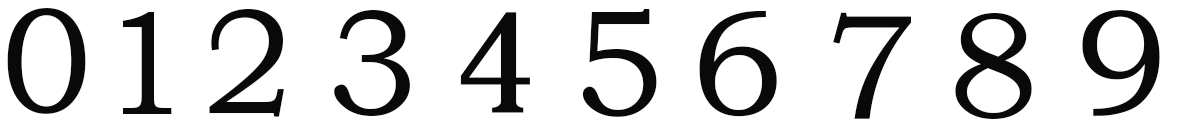
#> input picture 1999/img/number1.png, 1178 x 126 px
$ python 1999V1_activity.py
#> lines starting #> are read from the running program, lines starting #| are printed output that depends on the picture; after the words box and inside, x2 and y2 are one past the last pixel; in counts of white or black regions, pixels touching at a corner belong together
### 1999/myutils.py
import cv2
def sort_contours(cnts, method="left-to-right"):
    reverse = False
    i = 0
    if method == "right-to-left" or method == "bottom-to-top":
        reverse = True
    if method == "top-to-bottom" or method == "bottom-to-top":
        i = 1
    boundingBoxes = [cv2.boundingRect(c) for c in cnts]  # 用一个最小的矩形，把找到的形状包起来x,y,h,w
    (cnts, boundingBoxes) = zip(*sorted(zip(cnts, boundingBoxes),
                                        key=lambda b: b[1][i], reverse=reverse))
    return cnts, boundingBoxes  # 轮廓和boundingBoxess
# [13 lines left out: function resize, not called in this run]

### 1999/1999V1_activity.py
import cv2 as cv
import numpy as np
import matplotlib
import myutils

# 图片展示
def cv_show(name, img):
    cv.imshow(name, img)
    cv.waitKey(0)
    cv.destroyAllWindows()

# 读入模板图
n = 'text'
img = cv.imread('./img/number1.png')
#> img is the input picture: shape (126, 1178, 3); mean B, G, R 212, 212.2, 212

# 模板预处理
# 转化为灰度图
ref = cv.cvtColor(img, cv.COLOR_BGR2GRAY)

# 将数字部分转化为白色，背景为黑色
ref = cv.threshold(ref, 10, 255, cv.THRESH_BINARY_INV)[1]
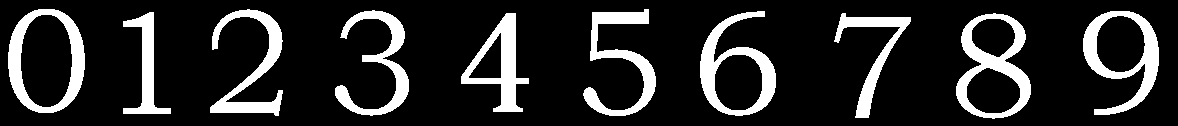
#> ref: shape (126, 1178); 16% white; 10 white regions

# 轮廓检测
refCnts, hierarchy = cv.findContours(ref.copy(), cv.RETR_EXTERNAL, cv.CHAIN_APPROX_NONE)
#> refCnts = 10 contours; largest, box (x1, y1, x2, y2) and area: (8, 9, 85, 113) 6392, (956, 13, 1031, 119) 5728, (1083, 11, 1159, 115) 4652, (700, 11, 776, 116) 4642, (461, 13, 529, 112) 2886
cv.drawContours(img, refCnts, -1, (0, 0, 255), 2)  # 第一个参数为目标图像
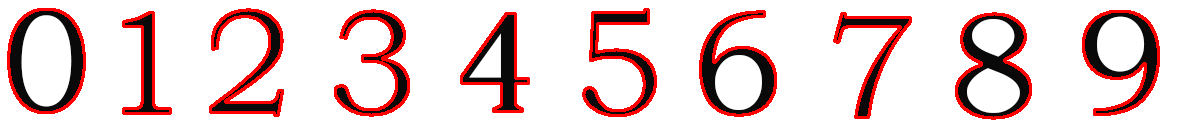
#> img: shape (126, 1178, 3); 9.12% of pixels changed, all inside (x1, y1, x2, y2) = (7, 8, 1160, 120)

# 轮廓排序
refCnts = myutils.sort_contours(refCnts)[0]
#> in sort_contours, `boundingBoxes = [cv2.boundingRect(c) for c in cnts]`: boundingBoxes = [(956, 13, 75, 106), (834, 13, 77, 105), (461, 13, 68, 99), (123, 12, 48, 102), (1083, 11, 76, 104), (700, 11, 76, 105), (335, 10, 74, 106), (583, 9, 73, 107), (210, 9, 73, 107), (8, 9, 77, 104)]
#> in sort_contours, `(cnts, boundingBoxes) = zip(*sorted(zip(cnts, boundingBoxes), key=lamb..`: cnts has the same summary as refCnts outside sort_contours; boundingBoxes = ((8, 9, 77, 104), (123, 12, 48, 102), (210, 9, 73, 107), (335, 10, 74, 106), (461, 13, 68, 99), (583, 9, 73, 107), (700, 11, 76, 105), (834, 13, 77, 105), (956, 13, 75, 106), (1083, 11, 76, 104))
digits = {}

# 单个轮廓提取到字典中
for (i, c) in enumerate(refCnts):
    (x, y, w, h) = cv.boundingRect(c)
    roi = ref[y:y + h, x:x + w]  # 在模板中复制出轮廓
    roi = cv.resize(roi, (57, 88))  # 改成相同大小的轮廓
    digits[i] = roi  # 此时字典键对应的轮廓即为对应数字。如键‘1’对应轮廓‘1’
#> this loop made 10 passes
#> pass 1, `roi = ref[y:y + h, x:x + w]`:
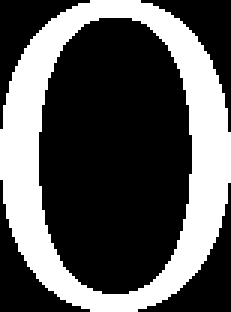
#> roi: shape (104, 77) (shown 3 times larger); 33.8% white; 1 white region, box (x1, y1, x2, y2) and area: (0, 0, 77, 104) 2709
#> after the loop, digits = 10 items


# 图像预处理，提取数字部分
# 初始化卷积核
rectKernel = cv.getStructuringElement(cv.MORPH_RECT, (9, 3))
sqKernel = cv.getStructuringElement(cv.MORPH_RECT, (5, 5))

# 待分析图片读入,预处理
activity = cv.imread('./img/test.png')
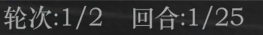
#> input picture 1999/img/test.png, 263 x 35 px
#> activity is the input picture: shape (35, 263, 3); mean B, G, R 50.5, 50.5, 50.3
gray = cv.cvtColor(activity, cv.COLOR_BGR2GRAY)

tophat = cv.morphologyEx(gray, cv.MORPH_TOPHAT, rectKernel)
cv_show('tophat', tophat)
# x方向的Sobel算子
gradX = cv.Sobel(tophat, cv.CV_32F, 1, 0, ksize=3)

gradX = np.absolute(gradX)  # absolute: 计算绝对值
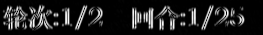
#> gradX: shape (35, 263) float32; min 0, max 558, mean 69; drawn with min black and max white
min_Val, max_val = np.min(gradX), np.max(gradX)
#> min_Val = 0; max_val = 558
gradX = (255 * (gradX - min_Val) / (max_val - min_Val))
gradX = gradX.astype("uint8")

# 通过闭操作（先膨胀，再腐蚀）将数字连在一起.  将本是4个数字的4个框膨胀成1个框,就腐蚀不掉了
gradX = cv.morphologyEx(gradX, cv.MORPH_CLOSE, rectKernel)
# cv_show('close1', gradX)

# 二值化
thresh = cv.threshold(gradX, 0, 255, cv.THRESH_BINARY | cv.THRESH_OTSU)[1]
#> thresh: shape (35, 263); 30.9% white; 3 white regions (1 under 20 px), largest, box (x1, y1, x2, y2) and area: (0, 5, 103, 30) 1442, (132, 6, 244, 30) 1404

# 闭操作,填补空洞
thresh = cv.morphologyEx(thresh, cv.MORPH_CLOSE, sqKernel)
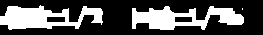
#> thresh: shape (35, 263); 32.6% white; 3 white regions (1 under 20 px)
# cv_show('close2', thresh)

threshCnts = cv.findContours(thresh.copy(), cv.RETR_EXTERNAL, cv.CHAIN_APPROX_SIMPLE)[0]
#> threshCnts = 3 contours, 1 with area under 20; largest, box (x1, y1, x2, y2) and area: (0, 5, 103, 30) 1436, (132, 6, 244, 30) 1436
card_copy = activity.copy()
cv.drawContours(card_copy, threshCnts, -1, (0, 0, 255), 2)
# cv_show('Input_Contours', card_copy)

locs = []  # 存符合条件的轮廓
for i, c in enumerate(threshCnts):
    # 计算矩形
    x, y, w, h = cv.boundingRect(c)

    ar = w / float(h)
    # 选择合适的区域，根据实际任务来，这里的基本都是四个数字一组
    if 2.5 < ar < 4.0:
        if (40 < w < 55) and (10 < h < 20):
            # 符合的留下来
            locs.append((x, y, w, h))
#> this loop made 3 passes
#> (x, y, w, h, ar) on passes 2 to 3: (132, 6, 112, 24, 4.67), (0, 5, 103, 25, 4.12)
#> (c, x, y, w, h, ar) on pass 1: ([[242, 8], [242, 9]], 242, 8, 1, 2, 0.5)
#> after the loop, locs = []


# 轮廓匹配
# 将符合的轮廓从左到右排序
locs = sorted(locs, key=lambda x: x[0])

output = []  # 存正确的数字
for (i, (gx, gy, gw, gh)) in enumerate(locs):  # 遍历每一组大轮廓(包含4个数字)
    groupOutput = []

    # 根据坐标提取每一个组(4个值)
    group = gray[gy - 5:gy + gh + 5, gx - 5:gx + gw + 5]  # 往外扩一点
    # cv_show('group_' + str(i), group)
    # 预处理
    group = cv.threshold(group, 0, 255, cv.THRESH_BINARY | cv.THRESH_OTSU)[1]  # 二值化的group
    # cv_show('group_'+str(i),group)
    # 计算每一组的轮廓 这样就分成4个小轮廓了
    digitCnts = cv.findContours(group.copy(), cv.RETR_EXTERNAL, cv.CHAIN_APPROX_SIMPLE)[0]
    # 排序
    digitCnts = myutils.sort_contours(digitCnts, method="left-to-right")[0]

# 计算并匹配每一组中的每一个数值
    for c in digitCnts:  # c表示每个小轮廓的终点坐标
        z = 0
        # 找到当前数值的轮廓,resize成合适的的大小
        (x, y, w, h) = cv.boundingRect(c)  # 外接矩形
        roi = group[y:y + h, x:x + w]  # 在原图中取出小轮廓覆盖区域,即数字
        roi = cv.resize(roi, (57, 88))
        # cv_show("roi_"+str(z),roi)

        # 计算匹配得分: 0得分多少,1得分多少...
        scores = []  # 单次循环中,scores存的是一个数值 匹配 10个模板数值的最大得分

        # 在模板中计算每一个得分
        # digits的digit正好是数值0,1,...,9;digitROI是每个数值的特征表示
        for (digit, digitROI) in digits.items():
            # 进行模板匹配, res是结果矩阵
            res = cv.matchTemplate(roi, digitROI, cv.TM_CCOEFF)  # 此时roi是X digitROI是0 依次是1,2.. 匹配10次,看模板最高得分多少
            Max_score = cv.minMaxLoc(res)[1]  # 返回4个,取第二个最大值Maxscore
            scores.append(Max_score)  # 10个最大值
        # print("scores：",scores)
        # 得到最合适的数字
        groupOutput.append(str(np.argmax(scores)))  # 返回的是输入列表中最大值的位置
        z = z + 1
# 画出来
    cv.rectangle(activity, (gx - 5, gy - 5), (gx + gw + 5, gy + gh + 5), (0, 0, 255), 1)  # 左上角,右下角
# putText参数：图片,添加的文字,左上角坐标,字体,字体大小,颜色,字体粗细
    cv.putText(activity, "".join(groupOutput), (gx, gy - 15), cv.FONT_HERSHEY_SIMPLEX, 0.65, (0, 0, 255), 2)
#> this loop made 0 passes
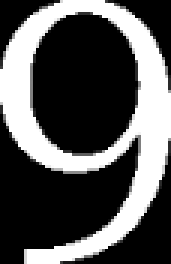
#> roi: shape (88, 57) (shown 3 times larger); min 0, max 255, mean 86.5

cv.imshow("Output_image_"+str(i), activity)
cv.waitKey(0)
